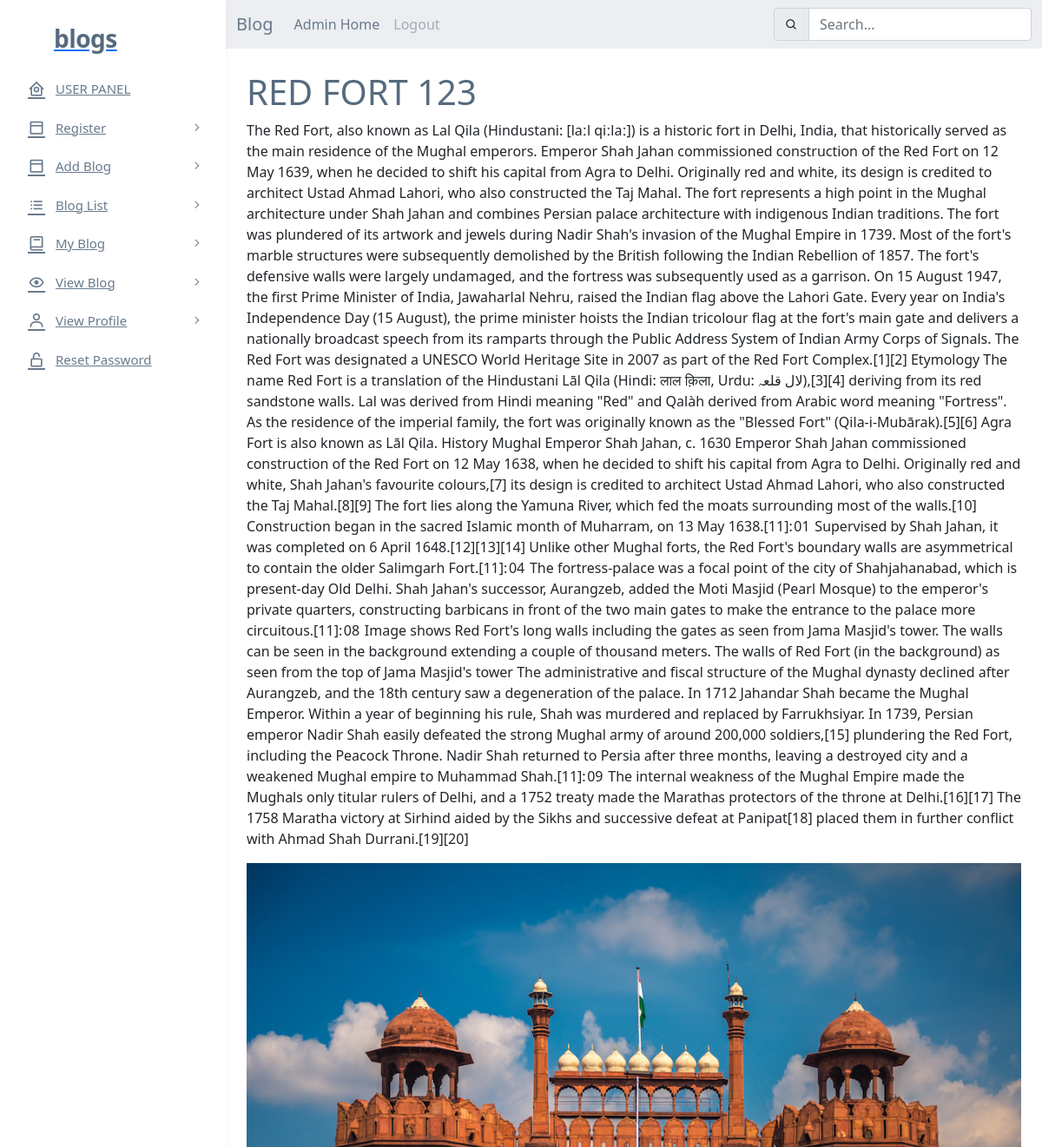
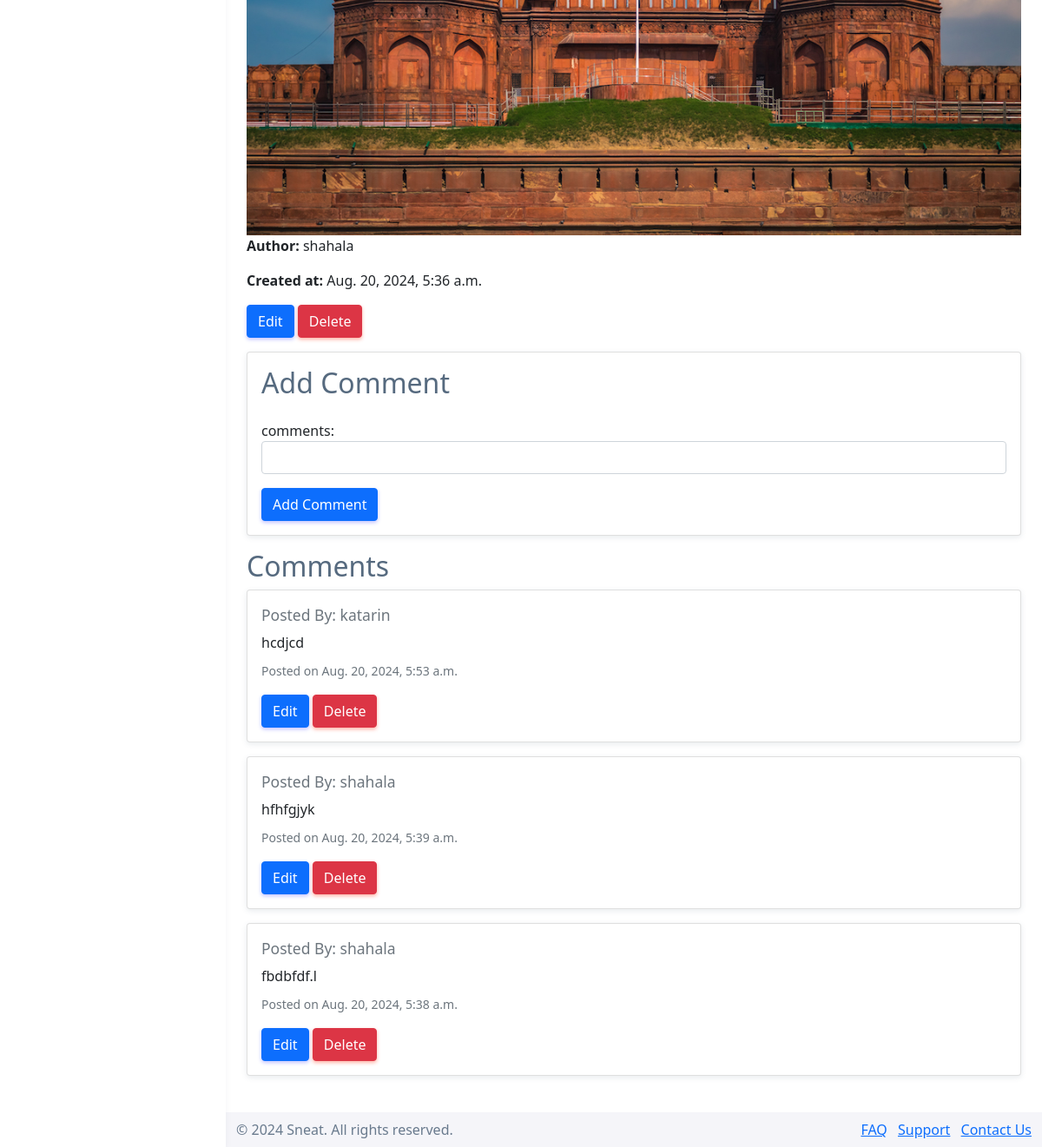
/userpanel/view_blog/44/ (signed in), run on the app's committed database (2 pictures, top to bottom).
### adminpanel/models.py (models this page shows, shortened)
class Blog(models.Model):
    STATUS_CHOICES = (
        ('draft', 'Draft'),
        ('published', 'Published'),
        ('archived', 'Archived'),
    )
    title = models.CharField(max_length=255)
    content = models.TextField()
    blog_image = models.ImageField(upload_to='blog_images/', blank=True, null=True)
    status = models.CharField(max_length=20, choices=STATUS_CHOICES, default='draft')
    author = models.ForeignKey(User, on_delete=models.CASCADE)
    created_at = models.DateTimeField(auto_now_add=True)
    visible = models.BooleanField(default=True)

class Comment(models.Model):
    author = models.ForeignKey(User, on_delete=models.CASCADE)
    blog = models.ForeignKey('Blog', on_delete=models.CASCADE)
    comment = models.TextField()
    created_at = models.DateTimeField(auto_now_add=True)
    updated_at = models.DateTimeField(auto_now=True)
    visible = models.BooleanField(default=True)

### userpanel/views.py (the view)
# urls.py: path('view_blog/',view_blog, name='view_blog'),
@login_required
def view_blog(request, blog_id):
    blog = get_object_or_404(Blog, id=blog_id)
    comments = Comment.objects.filter(blog=blog).order_by('-created_at')
    if request.method == 'POST':
        form = CommentForm(request.POST) #comment section
        if form.is_valid():
            comment = form.save(commit=False)
            comment.blog = blog
            comment.author = request.user
            comment.save()
            return redirect('view_blog', blog_id=blog.id)
    else:
        form = CommentForm()
    return render(request, 'userpanel/view_blog.html', {'blog': blog, 'comments': comments, 'form': form})

### userpanel/forms.py
class CommentForm(forms.ModelForm):
     comment = forms.CharField(
        max_length=100,
        required=False,
        label="comments",
        widget=forms.TextInput(attrs={'class': 'form-control'})
    )
     class Meta:
         model = Comment
         fields = ['comment']

### Blog_Project/userpanel/templates/userpanel/view_blog.html (shortened to what this page needs)
{% extends 'userpanel/user_base.html' %}
{% block content %}
<div class="container">
    <h1>{{ blog.title }}</h1>
    <p>{{ blog.content }}</p>
    {% if blog.blog_image %}
        <img src="{{ blog.blog_image.url }}" alt="Blog Image" style="max-width: 100%; height: auto;">
    {% endif %}
    <p><strong>Author:</strong> {{ blog.author.username }}</p>
    <p><strong>Created at:</strong> {{ blog.created_at }}</p>
    <p>
        <a href="{% url 'edit_blog' blog.id %}" class="btn btn-primary">Edit</a>
        <a href="{% url 'delete_blog' blog.id %}" class="btn btn-danger">Delete</a>
    </p>
</div>
<div class="container">
    <div class="card mb-3">
        <div class="card-body">
            <h2 class="card-title mb-4">Add Comment</h2>
            <form method="post" action="{% url 'add_comment' blog.id %}">
                {{ form.as_p }}
                <div class="mt-3">
                    <button type="submit" class="btn btn-primary">Add Comment</button>
                </div>
            </form>
        </div>
    </div>
    <h2>Comments</h2>
    {% if comments %}
        {% for comment in comments %}
        <div class="card mb-3">
            <div class="card-body">
                <h5 class="card-text"><small class="text-muted">Posted By: {{ comment.author.username }}</small></h5>
                <p class="card-title">{{ comment.comment }}</p>
                <p class="card-text"><small class="text-muted">Posted on {{ comment.created_at }}</small></p>
                <a href="{% url 'edit_comment' comment.id %}" class="btn btn-primary">Edit</a>
                <a href="{% url 'delete_comment' comment.id %}" class="btn btn-danger">Delete</a>
            </div>
        </div>
        {% endfor %}
    {% else %}
        <p>No comments yet.</p>
    {% endif %}
</div>
{% endblock %}

### data on the page
Blog: title "RED FORT 123", content "The Red Fort, also known as Lal Qila (Hindustani: [laːl qiːlaː]) is a historic fort in Delhi, India, that historically served as the main residence of the Mughal emperors. Emperor Shah Jahan commissioned construction of the Red Fort on 12 May 1639, when he decided to shift his capital from Agra to Delhi. Originally red and white, its design is credited to architect Ustad Ahmad Lahori, who also constructed the Taj Mahal. The fort represents a high point in the Mughal architecture under Shah Jahan and combines Persian palace architecture with indigenous Indian traditions. The fort was plundered of its artwork and jewels during Nadir Shah's invasion of the Mughal Empire in 1739. Most of the…", blog_image (picture), author.username "shahala", created_at "Aug. 20, 2024, 5:36 a.m."
Comment: author.username "katarin", comment "hcdjcd", created_at "Aug. 20, 2024, 5:53 a.m."
Comment: author.username "shahala", comment "hfhfgjyk", created_at "Aug. 20, 2024, 5:39 a.m."
Comment: author.username "shahala", comment "fbdbfdf.l", created_at "Aug. 20, 2024, 5:38 a.m."
